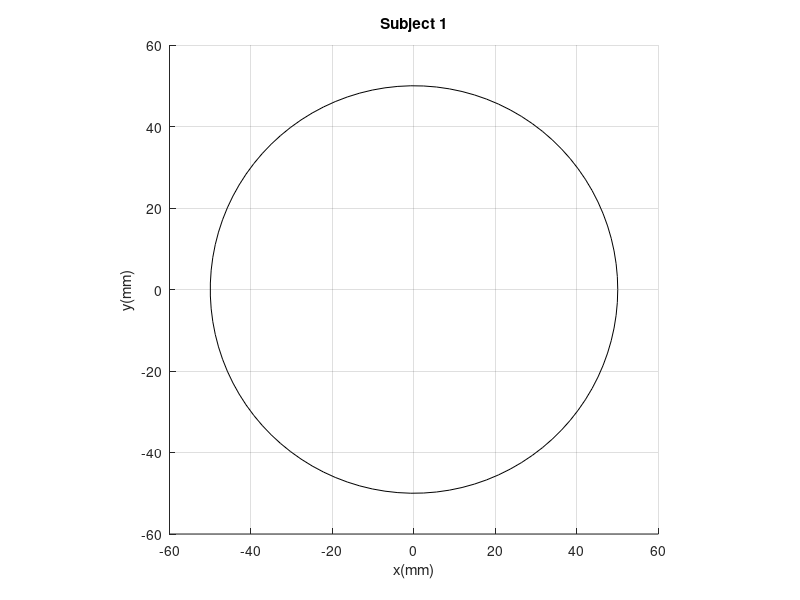

Reproduce this figure in MATLAB. (Note: this script raises an error after producing the figure.)
% Cargar todas las variables del archivo DataHorizontal.mat
data = load('DataCircular.mat');

% Crear una estructura para almacenar cada tabla en un formato iterativo
DataStruct = struct();

% Iterar sobre cada variable cargada y almacenarla en la estructura
variableNames = fieldnames(data); % Obtener los nombres de las variables
for i = 1:numel(variableNames)
    DataStruct.(variableNames{i}) = data.(variableNames{i});
end


% Parámetros del círculo
radio = 0.05*1000;
theta = linspace(0, 2*pi, 100); % Ángulo para el círculo

% Coordenadas del círculo
x_circle = radio * cos(theta);
y_circle = radio * sin(theta);
legends{1} = ['Reference'];
% Crear la figura
figure;
hold on;
axis equal;
xlabel('x(mm)');
ylabel('y(mm)');
title('Subject 1');

% Dibujar el círculo
plot(x_circle, y_circle, 'k'); % Círculo en color negro

% Dibujar la cruz dentro del círculo
%line([-radio, radio], [0, 0], 'Color', 'r', 'LineWidth', 2); % Línea horizontal
%line([0, 0], [-radio, radio], 'Color', 'r', 'LineWidth', 2); % Línea vertical con mayor grosor


% Configuración de los ejes
xlim([-radio*1.2, radio*1.2]);
ylim([-radio*1.2, radio*1.2]);
grid on;



% Ejemplo de cómo iterar sobre cada conjunto de datos en DataStruct
for i = 1:numel(variableNames)
    currentData = DataStruct.(variableNames{i});
    disp(['Procesando: ' variableNames{i}]);
    
    
    % Aquí puedes realizar operaciones sobre cada conjunto de datos
    x = currentData.x - 0.54;  % Ejemplo: ajustando x
    y = currentData.y - 0.1;   % Ejemplo: ajustando y
    
    x = x/1.54*1000;
    y = y/1.35*1000;
    % Crear el plot de x contra y
    [theta, r] = cart2pol(x, y);
    dr = r-50;
    r = dr*0.7+50;
    [x, y] = pol2cart(theta, r);
    plot(y, x)
    [theta, r] = cart2pol(x, y);
    r = r-50;
    % Cálculo de indicadores estadísticos
    MSE = mean(r.^2); 
    media = mean(r);
    maxi = max(r);
    mini = min(r);
    
    tiempo = (max(currentData.timestamp) - min(currentData.timestamp))*2;

    disp(['  MSE para ', variableNames{i}, ': ', num2str(MSE)]);
    disp(['  Mediana para ', variableNames{i}, ': ', num2str(media)]);
    disp(['  MAX para ', variableNames{i}, ': ', num2str(maxi)]);
    disp(['  MIN para ', variableNames{i}, ': ', num2str(mini)]);
    disp(['  TIME para ', variableNames{i}, ': ', num2str(tiempo)]);
    
    legends{i+1} = ['Trial ', num2str(i)];
end
% Agregar todas las leyendas al final del bucle
legend(legends);  % Mostrar todas las leyendas juntas
hold off;  % Terminar de apilar gráficos

saveas(gcf, 'Circular_plot.png');  % Guarda como archivo PNG
